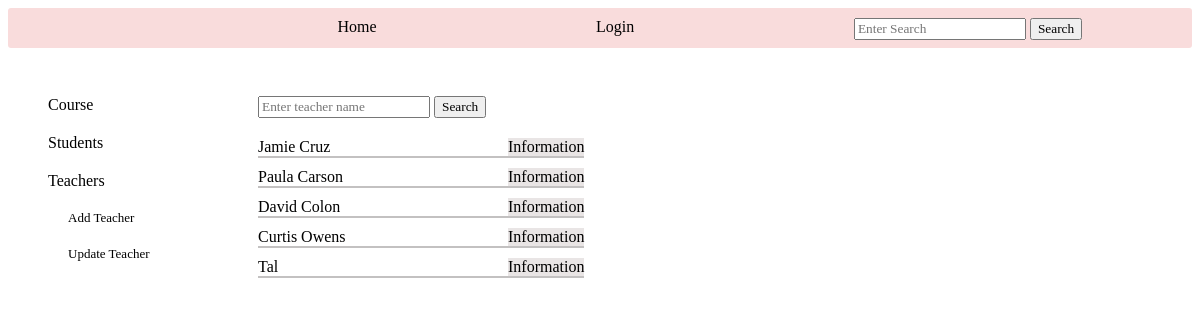
The page /admin_teachers on the database as committed earlier.
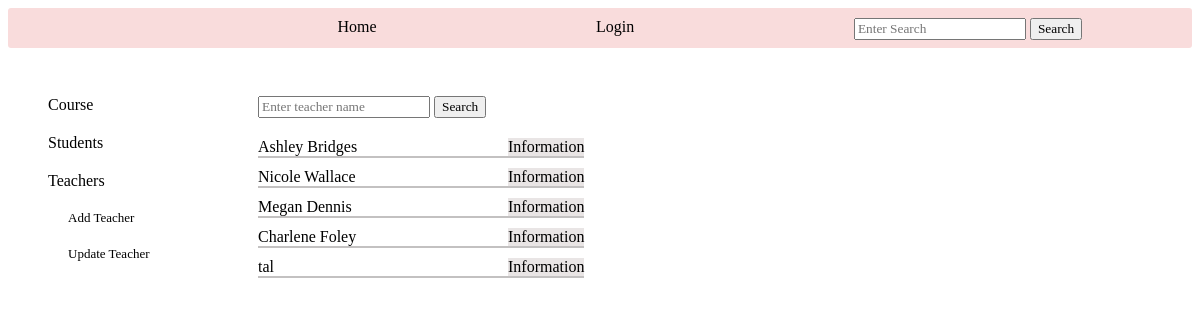
The same page on the database as committed later.
### tables this page shows
CREATE TABLE teachers (
        id INTEGER PRIMARY KEY,
        name TEXT NOT NULL,
        email TEXT UNIQUE ,
        phone TEXT UNIQUE ,
        user_id INTEGER,
        FOREIGN KEY(user_id) REFERENCES new_users (id)
        );

### app.py (the view, shortened to what this page needs)
@app.route('/admin_teachers',methods=['GET', 'POST'])
def admin_teachers(): # teachers information and actions for admin
    log=check_log()
    info=info_user()
    form=['create']
    return render_template('admin_teachers.html', log=log, info=info, form=form, teacher_dict='', teachers_objects=create_teachers_objects(crud.read_all('teachers')))

### app.py (called while the page is built)
def check_log(): #check if user is loged in or not
    log_result={}
    if "name" in session:
        link='/logout'
        log='Logout'
        log_result['link']=link
        log_result['log']=log
        return log_result
    else:
        link='/login'
        log='Login'
        log_result['link']=link
        log_result['log']=log
        return log_result

### crud.py (called while the page is built)
def read_all(table):
    return query(f"SELECT * FROM {table}")

### functions.py (called while the page is built)
def create_teachers_objects(teachers: list):
    teachers_objects=[classes.Teacher(teacher[0], teacher[1], teacher[2], teacher[3]) for teacher in teachers]
    return teachers_objects

### setup_db.py (called while the page is built)
def query(sql):
    with sqlite3.connect('students.db') as conn:
        cur=conn.cursor()
        cur.execute(sql)
        return cur.fetchall()

### templates/admin_teachers.html (shortened to what this page needs)
{% include "admin_nav_teachers.html" %}
    <div class="admin_teachers_main">
        <div class="main_teacher_search">
            <div class="teacher_search">
                {% for f in form %}
                <form action="" method="POST">
                    <input type="text" name="search" placeholder="Enter teacher name">
                    <input type="submit" value="Search">
                </form>
                {% endfor %}
            </div>
            <div class="teachers_list">
                {% for teacher in teachers_objects %}
                <div class="teacher_info">
                    <span class="teacher_name">{{teacher.name}}</span>
                    <a href="/teacher_info/{{teacher.tid}}">Information</a>
                </div>
                {% endfor %}
            </div>
        </div>
        <div class="main_teacher_info">
            <div class="main_teacher_detail">
            </div>
        </div>
    </div>
    <div class="info_more_links">
    </div>
</div>

Rows that differ between the two databases and show on the page:
removed teachers: name "Jamie Cruz"
added teachers: name "Ashley Bridges"
changed teachers: name "Paula Carson" → "Nicole Wallace"
changed teachers: name "David Colon" → "Megan Dennis"
changed teachers: name "Curtis Owens" → "Charlene Foley"
changed teachers: name "Tal" → "tal"
